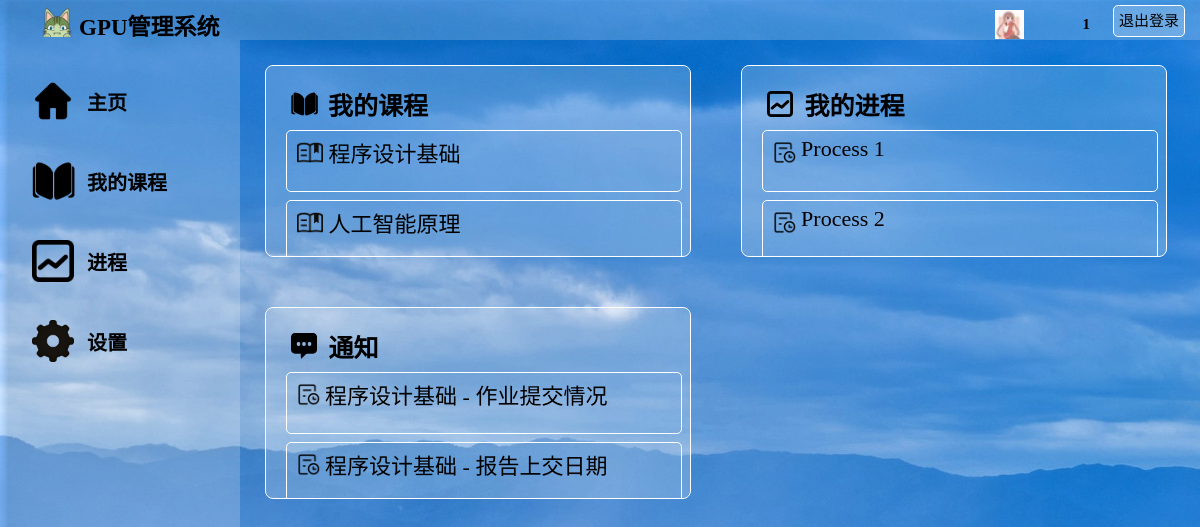
The app's page /index/ (signed in) with its own data.
### watchlist/models.py (models this page shows, shortened)
class User(db.Model, UserMixin):
    __tablename__ = 'User'
    id = db.Column(db.Integer, primary_key=True)
    name = db.Column(db.String(20))
    username = db.Column(db.String(20))
    password_hash = db.Column(db.String(128))
    identity = db.Column(db.String(128))
    ingrade = db.Column(db.String(20))
    inclass = db.Column(db.String(20))

class Course(db.Model):
    __tablename__ = 'Course'
    id = db.Column(db.Integer, primary_key=True)
    name = db.Column(db.String(50))
    teacher = db.Column(db.String(50))
    time = db.Column(db.String(50))
    info = db.Column(db.String(300))
    message = db.Column(db.String(300))
    istaken = db.Column(db.Boolean, default=False)

class Process(db.Model):
    __tablename__ = 'Process'
    id = db.Column(db.Integer, primary_key=True)
    name = db.Column(db.String(50))  # 程序的名称
    info = db.Column(db.String(300))  # 程序的信息
    result = db.Column(db.String(1000))  # 程序的结果
    code = db.Column(db.String(10000))  # 存储代码，方便以后编辑代码
    gpu_name = db.Column(db.String(50), db.ForeignKey('GPU.name'))  # 程序在哪个gpu上跑的

class Message(db.Model):
    __tablename__ = 'Message'
    id = db.Column(db.Integer, primary_key=True)
    course_name = db.Column(db.String(50), db.ForeignKey('Course.name'))  # 消息对应的课程
    title = db.Column(db.String(50))   # 消息的标题
    info = db.Column(db.String(1000))  # 消息的内容

### watchlist/views.py (the view)
@app.route('/index/', methods=['GET', 'POST'])
@login_required
def index():
    courses = Course.query.filter_by(istaken=True).all()
    processes = Process.query.all()
    messages = Message.query.all()
    return render_template('index.html', courses=courses, processes=processes, messages=messages)

### watchlist/__init__.py (called while the page is built)
@login_manager.user_loader
def load_user(user_id):
    from watchlist.models import User
    user = User.query.get(int(user_id))
    return user

@app.context_processor
def inject_user():
    from watchlist.models import User
    user = User.query.first()
    return dict(user=user)

### watchlist/templates/index.html (shortened to what this page needs)
<!DOCTYPE html>
<html lang="en">
<head>
	<link rel="stylesheet" href="/static/style.css"/>
</head>
<body>
	<div id="container">
		<div id="header" >
			<div id="logo">
	            <img src="../static/pic/logo.png" alt="">
	            <span>GPU管理系统</span>
	        </div>
			<div id="other">
				<form form method="POST" action="/logout/">
					<a id="login_out" href="/logout/" class="button">退出登录</a>
					<div id="user_name">
						<span>{{ current_user.username }}</span>
					</div>
					<div id="user_img">
						<img src="/static/pic/1.jpg" alt="image">
					</div>
				</form>
			</div>
		</div>
		<div id="main">
			<div id="aside">
				<br>
				<div id="Home Page">
					<div class="asidepic">
						<img src="/static/pic/home.png" alt="">
					</div>
					<div class="asidechoices">
						<a href="/index/">主页</a>
					</div>
				</div>
				<div id="My courses">
					<div class="asidepic">
						<img src="/static/pic/courses.png" alt="">
					</div>
					<div class="asidechoices">
						<a href="/my_courses/">我的课程</a>
					</div>
				</div>
				<div id="Process">
					<div class="asidepic">
						<img src="/static/pic/process.png" alt="">
					</div>
					<div class="asidechoices">
						<a href="/process/">进程</a>
					</div>
				</div>
				<div id="Settings">
					<div class="asidepic">
						<img src="/static/pic/settings.png" alt="">
					</div>
					<div class="asidechoices">
						<a href="/settings/">设置</a>
					</div>
				</div>
			</div>
			<div id="content">
				<div id="my_courses" class="index_box">
					<a href="/my_courses/">
						<div class="index_img">
							<img src="/static/pic/courses.png" alt="">
						</div>
						我的课程
					</a>
					{% for c in courses %}
					<div class="index_coursebox">
						<a href="/my_courses/all_courses/{{ c['id'] }}/">
							<div class="index_img">
								<img src="/static/pic/course_.png" alt="">
							</div>
							{{ c['name'] }}
						</a>
					</div>
					{% endfor %}
				</div>
				<div id="my_process" class="index_box">
					<a href="/process/">
						<div class="index_img">
							<img src="/static/pic/process.png" alt="">
						</div>
						&nbsp我的进程
					</a>
					{% for p in processes %}
					<div class="index_coursebox">
						<a href="/process/{{ p['id'] }}/">
							<div class="index_img">
								<img src="/static/pic/process_.png" alt="">
							</div>
							{{ p['name'] }}
						</a>
					</div>
					{% endfor %}
				</div>
				<div id="my_message" class="index_box">
					<a href="/message/">
						<div class="index_img">
							<img src="/static/pic/message.png" alt="">
						</div>
						&nbsp通知
					</a>
					{% for m in messages %}
					<div class="index_coursebox">
						<a href="/message/{{ m['id'] }}/">
							<div class="index_img">
								<img src="/static/pic/process_.png" alt="">
							</div>
							{{ m['course_name'] }} - {{ m['title'] }}
						</a>
					</div>
					{% endfor %}
				</div>
			</div>
		</div>
</body>
</html>

### watchlist/static/style.css (style rules this page uses)
* { margin: 0; padding: 0; font-family: "阿里巴巴普惠体", "微软雅黑"; color: black; }
html { height: 100%; background:url("pic/bg.gif") repeat-y; background-size: cover; }
#container { margin: 0; height: 100%; }
#header { height: 40px; width: 100%; position: fixed; z-index: 1000;left: 0; top: 0; }
#login_out { height: 30px; padding: 0 5px; margin:5px 15px 6px 2px; font-size:15px; line-height: 30px; float:right; background: rgba(255, 255, 255, 0.2); color:black; text-decoration: none; border:1px solid white; border-radius: 5px; }
#user_img { margin-top: -80px; margin-right: -40px padding-top: -10px; float: right; margin: 10px; height: 30px; width: 30px; }
#user_img img { width: 95%; height:95%; }
#user_name { width: 80px; height: 88%; float: right; margin:1px 0 1px -5px; padding: 1px; color: black; text-align: right; }
#user_name span { font-size: 15px; font-weight: bold; text-align: right; }
#logo { height: 100%; width: 20%; float: left; background: rgba(255, 255, 255, 0.2); }
#logo img { float: left; margin-left: 40px; height: 85%; margin-top: 3px; }
#logo span { float: left; margin-left: 5px; margin-top: 8px; font-weight: bold; font-size: 23px; }
#other { height: 100%; width: 80%; float: left; background: rgba(255, 255, 255, 0.2); text-align: right; line-height: 40px; font-size: 20px; color: black; }
#other span { height: 80%; width: 20%; color: black; margin-right:20px; }
#main { height: auto; }
#aside { margin-top: 40px; float: left; width: 20%; height: 100%; background: rgba(255, 255, 255, 0.2); position: fixed; }
#aside div { height: 60px; margin: auto; text-align: left; margin-left: 5px; padding: 10px; }
#aside a { text-decoration: none; text-align: center; font-size: 20px; line-height: 50px; height: 60px; color: black; margin: 5px; padding: 2px; font-weight: bold; }
.asidepic { height: 80%; width: 25px; float: left; line-height: 100%; }
.asidepic img { height: 70%; margin: 2px; }
.asidechoices { height: 80%; float: left; margin:2px; padding: 2px; }
#content { float: right; width: 80%; height: 100%; overflow: auto; margin-top:40px; }
.index_box { height: 150px; width: 40%; float: left; margin: 25px; border: 1px solid white; background: rgba(255, 255, 255, 0.2); padding: 20px; font-size: 20px; border-radius: 8px; overflow: auto; }
.index_box a { font-size: 25px; text-decoration: none; color: black; font-weight: bold; }
.index_img { height: 1.5em; float: left; line-height: 100%; }
.index_img img { height: 70%; margin: 5px; }
.index_coursebox { font-size: 22px; border: 1px solid white; height: 50px; width: 100%; border-radius: 5px; margin-top: 8px; padding: 5px; }
.index_coursebox a { font-size: 22px; color: black; font-weight: normal; }

### records on screen
User: username "1"
Course: name "程序设计基础"
Course: name "人工智能原理"
Process: name "Process 1"
Process: name "Process 2"
Message: course_name "程序设计基础", title "作业提交情况"
Message: course_name "程序设计基础", title "报告上交日期"
